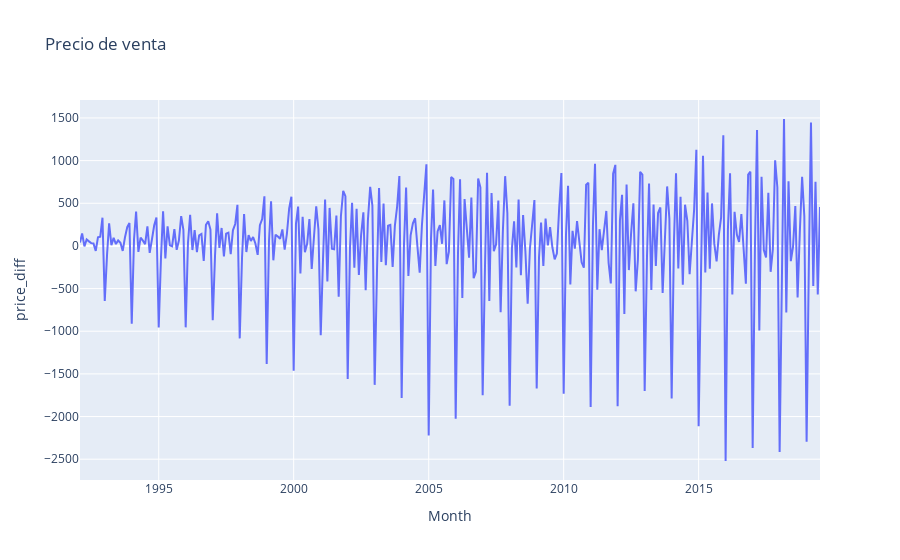

Notebook code for this chart:
### Code cell
fig = px.line(df1, x=df1.index, y ="price_diff", title ="Precio de venta")
fig.show()

### Figure 1 — Plotly figure (JSON) as saved in the notebook; plotly's stock layout.template omitted (floating-point values rounded to 4 significant figures; data arrays with more than 128 entries replaced by an {"elided": "..."} marker saying what was removed)
{"data": [{"hovertemplate": "Month=%{x}<br>price_diff=%{y}<extra></extra>", "legendgroup": "", "line": {"color": "#636efa", "dash": "solid"}, "marker": {"symbol": "circle"}, "mode": "lines", "name": "", "orientation": "v", "showlegend": false, "type": "scatter", "x": {"elided": "330 str values"}, "xaxis": "x", "y": {"elided": "330 float values"}, "yaxis": "y"}], "layout": {"legend": {"tracegroupgap": 0}, "title": {"text": "Precio de venta"}, "xaxis": {"anchor": "y", "domain": [0, 1], "title": {"text": "Month"}}, "yaxis": {"anchor": "x", "domain": [0, 1], "title": {"text": "price_diff"}}}}
